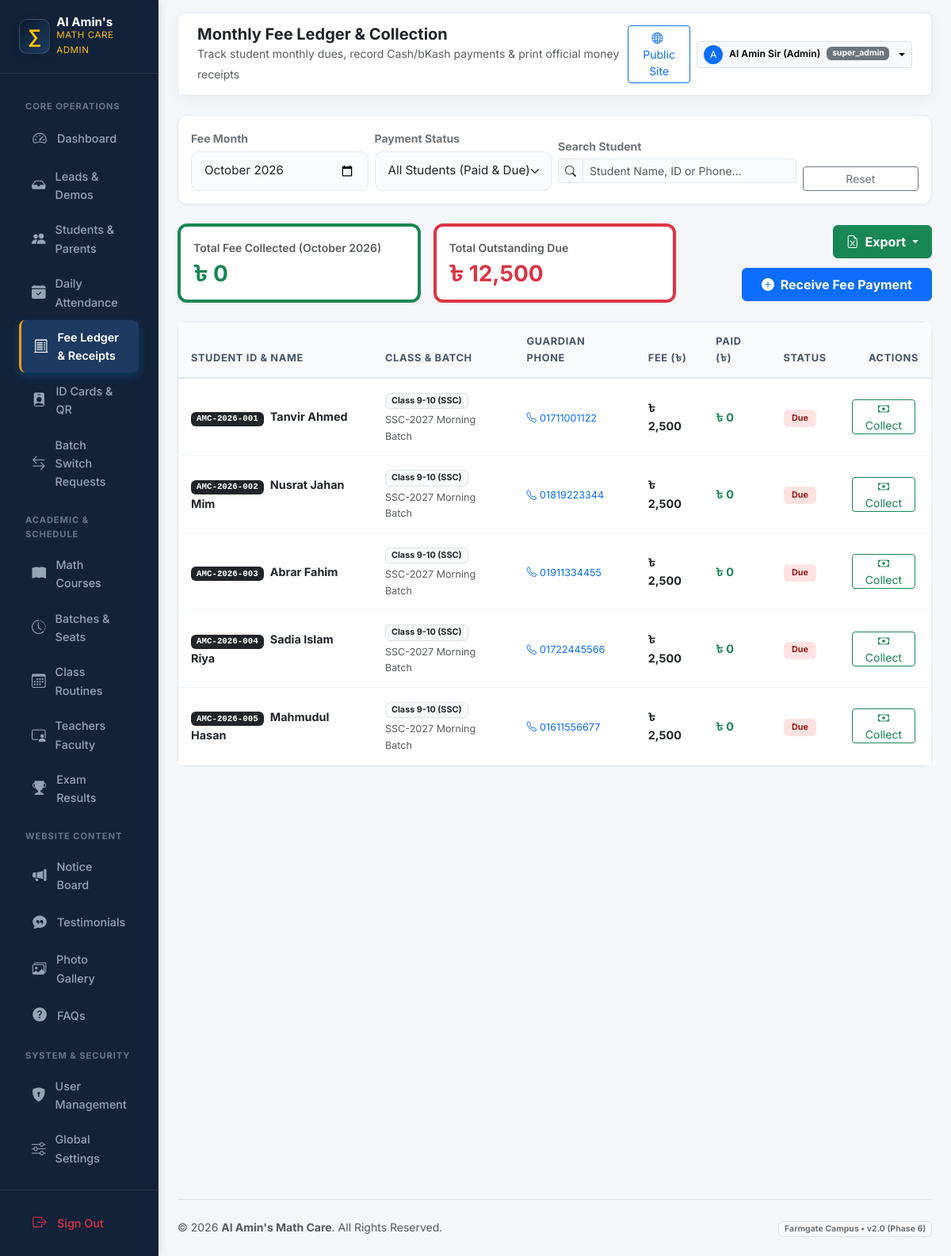
/admin/fee-ledger/index.php (signed in), run on the app's committed database.
### tables this page shows
CREATE TABLE IF NOT EXISTS `students` (
  `id` INT UNSIGNED AUTO_INCREMENT PRIMARY KEY,
  `user_id` INT UNSIGNED NULL UNIQUE,
  `student_id_code` VARCHAR(30) UNIQUE NOT NULL,
  `name` VARCHAR(100) NOT NULL,
  `guardian_name` VARCHAR(100) DEFAULT NULL,
  `guardian_phone` VARCHAR(20) NOT NULL,
  `class_level` VARCHAR(50) NOT NULL,
  `school_college` VARCHAR(150) DEFAULT NULL,
  `photo` VARCHAR(255) DEFAULT NULL,
  `qr_code_token` VARCHAR(64) UNIQUE DEFAULT NULL,
  `qr_code_path` VARCHAR(255) DEFAULT NULL,
  `status` ENUM('active', 'passed_out', 'dropped') DEFAULT 'active',
  `is_deleted` TINYINT(1) DEFAULT 0,
  `created_at` TIMESTAMP DEFAULT CURRENT_TIMESTAMP,
  FOREIGN KEY (`user_id`) REFERENCES `users`(`id`) ON DELETE SET NULL
);

CREATE TABLE IF NOT EXISTS `batches` (
  `id` INT UNSIGNED AUTO_INCREMENT PRIMARY KEY,
  `course_id` INT UNSIGNED NOT NULL,
  `branch_id` INT UNSIGNED NOT NULL,
  `teacher_id` INT UNSIGNED NOT NULL,
  `batch_name` VARCHAR(100) NOT NULL,
  `batch_name_bn` VARCHAR(100) DEFAULT NULL,
  `class_days` VARCHAR(100) NOT NULL,
  `start_time` TIME NOT NULL,
  `end_time` TIME NOT NULL,
  `start_date` DATE NOT NULL,
  `total_seats` SMALLINT UNSIGNED NOT NULL DEFAULT 30,
  `available_seats` SMALLINT UNSIGNED NOT NULL DEFAULT 30,
  `admission_status` ENUM('open', 'full', 'closed') DEFAULT 'open',
  `status` ENUM('upcoming', 'running', 'completed') DEFAULT 'upcoming',
  `is_deleted` TINYINT(1) DEFAULT 0,
  `created_at` TIMESTAMP DEFAULT CURRENT_TIMESTAMP,
  FOREIGN KEY (`course_id`) REFERENCES `courses`(`id`) ON DELETE CASCADE,
  FOREIGN KEY (`branch_id`) REFERENCES `branches`(`id`) ON DELETE CASCADE,
  FOREIGN KEY (`teacher_id`) REFERENCES `teachers`(`id`) ON DELETE RESTRICT
);

### includes/helpers.php (called while the page is built, shortened)
<?php
function e(?string $value): string
{
    return htmlspecialchars($value ?? '', ENT_QUOTES | ENT_SUBSTITUTE, 'UTF-8');
}
function clean_input(mixed $data): string
{
    return trim(strip_tags((string) $data));
}

### includes/i18n.php (called while the page is built, shortened)
<?php
function app_config(): array
{
    static $config = null;
    if ($config === null) {
        $config = require __DIR__ . '/../config/app.php';
    }
    return $config;
}
function current_locale(): string
{
    $config = app_config();
    $locale = $_GET['lang'] ?? $_COOKIE['site_lang'] ?? $_COOKIE['locale'] ?? $config['default_locale'];
    return $locale;
}
function init_i18n(): void
{
    $config = app_config();
}
function base_url(string $path = ''): string
{
    $base = rtrim(app_config()['base_url'] ?? '', '/');
    $path = ltrim($path, '/');
    return $base . ($path !== '' ? '/' . $path : '');
}

### admin/fee-ledger/index.php (the view, shortened to what this page needs)
<?php
$pdo = db();
$selectedMonth = clean_input($_GET['month'] ?? date('Y-m'));
$search = clean_input($_GET['q'] ?? '');
$sql = 'SELECT s.id as student_id, s.student_id_code, s.name as student_name, s.guardian_phone, s.class_level,
               b.batch_name,
               sf.id as fee_id, sf.fee_month, sf.fee_amount, sf.paid_amount, sf.due_amount, sf.status as fee_status, sf.last_paid_date,
               (SELECT receipt_no FROM fee_records fr WHERE fr.student_id = s.id ORDER BY fr.id DESC LIMIT 1) as latest_receipt_no
        FROM students s
        LEFT JOIN enrollments e ON s.id = e.student_id AND e.status = "active"
        LEFT JOIN batches b ON e.batch_id = b.id
        LEFT JOIN student_fees sf ON s.id = sf.student_id AND sf.fee_month = :m
        WHERE s.is_deleted = 0 AND s.status = "active"';
$params = [':m' => $selectedMonth];
$sql .= ' ORDER BY s.student_id_code ASC';
$stmt = $pdo->prepare($sql);
$stmt->execute($params);
$rows = $stmt->fetchAll();
$totalPaid = 0.0;
$totalDue = 0.0;
foreach ($rows as $r) {
    $totalPaid += (float)($r['paid_amount'] ?? 0);
    $totalDue += (float)($r['due_amount'] ?? ($r['fee_amount'] ?? 2500));
}
require_once __DIR__ . '/../includes/header.php';
?>
<div class="card card-custom p-3 mb-4">
    <form method="GET" action="" class="row g-2 align-items-center">
        <div class="col-md-3">
            <label class="form-label small fw-bold text-secondary mb-1">Fee Month</label>
            <input type="month" name="month" class="form-control form-control-sm" value="<?= e($selectedMonth) ?>" onchange="this.form.submit()">
        </div>
        <div class="col-md-3">
            <label class="form-label small fw-bold text-secondary mb-1">Payment Status</label>
            <select name="status" class="form-select form-select-sm" onchange="this.form.submit()">
                <option value="">All Students (Paid & Due)</option>
            </select>
        </div>
        <div class="col-md-4">
            <label class="form-label small fw-bold text-secondary mb-1">Search Student</label>
            <div class="input-group input-group-sm">
                <span class="input-group-text bg-light"><i class="bi bi-search"></i></span>
                <input type="text" name="q" class="form-control" value="<?= e($search) ?>" placeholder="Student Name, ID or Phone...">
            </div>
        </div>
        <div class="col-md-2 text-end align-self-end">
            <a href="<?= e(base_url('admin/fee-ledger/')) ?>" class="btn btn-sm btn-outline-secondary w-100">Reset</a>
        </div>
    </form>
</div>
<div class="row g-3 mb-4">
    <div class="col-sm-6 col-xl-4">
        <div class="card card-custom p-3 border-start border-success border-4">
            <small class="text-muted fw-semibold">Total Fee Collected (<?= date('F Y', strtotime($selectedMonth . '-01')) ?>)</small>
            <h3 class="fw-bold text-success mb-0 mt-1">৳ <?= number_format($totalPaid, 0) ?></h3>
        </div>
    </div>
    <div class="col-sm-6 col-xl-4">
        <div class="card card-custom p-3 border-start border-danger border-4">
            <small class="text-muted fw-semibold">Total Outstanding Due</small>
            <h3 class="fw-bold text-danger mb-0 mt-1">৳ <?= number_format($totalDue, 0) ?></h3>
        </div>
    </div>
    <div class="col-sm-12 col-xl-4 d-flex align-items-center justify-content-end gap-2 flex-wrap">
        <div class="dropdown">
            <button class="btn btn-success dropdown-toggle px-3 py-2 fw-bold" type="button" data-bs-toggle="dropdown">
                <i class="bi bi-file-earmark-excel me-1"></i> Export
            </button>
        </div>
        <a href="<?= e(base_url('admin/fee-ledger/collect.php?month=' . $selectedMonth)) ?>" class="btn btn-primary px-4 py-2 fw-bold">
            <i class="bi bi-plus-circle-fill me-1"></i> Receive Fee Payment
        </a>
    </div>
</div>
<div class="card card-custom">
    <div class="table-responsive">
        <table class="table table-custom mb-0">
            <thead>
                <tr>
                    <th>Student ID & Name</th>
                    <th>Class & Batch</th>
                    <th>Guardian Phone</th>
                    <th>Fee (৳)</th>
                    <th>Paid (৳)</th>
                    <th>Status</th>
                    <th class="text-end">Actions</th>
                </tr>
            </thead>
            <tbody>
                <?php if (empty($rows)): ?>
                    <tr>
                        <td colspan="7" class="text-center py-4 text-muted">No student fee records found for the selected criteria.</td>
                    </tr>
                <?php else: ?>
                    <?php foreach ($rows as $r):
                        $status = $r['fee_status'] ?? 'due';
                        $feeAmt = (float)($r['fee_amount'] ?? 2500);
                        $paidAmt = (float)($r['paid_amount'] ?? 0);
                        $dueAmt = max(0, $feeAmt - $paidAmt);
                    ?>
                        <tr>
                            <td>
                                <span class="badge bg-dark font-monospace me-1"><?= e($r['student_id_code']) ?></span>
                                <strong class="text-dark"><?= e($r['student_name']) ?></strong>
                            </td>
                            <td>
                                <span class="badge bg-light text-dark border"><?= e($r['class_level']) ?></span>
                                <div class="small text-muted mt-1"><?= e($r['batch_name'] ?: 'No Batch') ?></div>
                            </td>
                            <td>
                                <a href="tel:<?= e($r['guardian_phone']) ?>" class="small text-primary text-decoration-none">
                                    <i class="bi bi-telephone me-1"></i><?= e($r['guardian_phone']) ?>
                                </a>
                            </td>
                            <td class="fw-bold text-dark">৳ <?= number_format($feeAmt, 0) ?></td>
                            <td class="fw-bold text-success">৳ <?= number_format($paidAmt, 0) ?></td>
                            <td>
                                <?php if ($status === 'paid'): ?>
                                    <span class="badge badge-subtle-success"><i class="bi bi-check-circle-fill me-1"></i> Paid</span>
                                <?php elseif ($status === 'partial'): ?>
                                    <span class="badge badge-subtle-warning">Partial (Due: ৳ <?= number_format($dueAmt, 0) ?>)</span>
                                <?php else: ?>
                                    <span class="badge badge-subtle-danger">Due</span>
                                <?php endif; ?>
                            </td>
                            <td class="text-end">
                                <?php if ($status !== 'paid'): ?>
                                    <a href="<?= e(base_url('admin/fee-ledger/collect.php?student_id=' . $r['student_id'] . '&month=' . $selectedMonth)) ?>" class="btn btn-sm btn-outline-success py-0 px-2 me-1" title="Collect Payment">
                                        <i class="bi bi-cash"></i> Collect
                                    </a>
                                <?php endif; ?>
                            </td>
                        </tr>
                    <?php endforeach; ?>
                <?php endif; ?>
            </tbody>
        </table>
    </div>
</div>
<?php require_once __DIR__ . '/../includes/footer.php'; ?>

### assets/css/main.css (style rules this page uses)
:root { --primary: #0b192c; --primary-dark: #050c17; --primary-light: #1e3e62; --primary-surface: #f0f4f9; --accent-cyan: #008dda; --accent-cyan-light: #41b06e; --accent-cyan-glow: rgba(0, 141, 218, 0.25); --accent-gold: #f59e0b; --accent-amber: #e8913a; --accent-hover: #d97706; --success: #10b981; --success-bg: #ecfdf5; --success-border: #a7f3d0; --success-text: #065f46; --urgent: #ef4444; --urgent-bg: #fef2f2; --urgent-border: #fecaca; --urgent-text: #991b1b; --bg: #f8fafc; --surface: #ffffff; --surface-glass: rgba(255, 255, 255, 0.85); --surface-glass-dark: rgba(11, 25, 44, 0.78); --border: #e2e8f0; --border-glass: rgba(255, 255, 255, 0.25); --border-hover: rgba(0, 141, 218, 0.35); --text: #0f172a; --text-muted: #64748b; --text-soft: #94a3b8; --shadow-sm: 0 2px 4px rgba(11, 25, 44, 0.04); --shadow-md: 0 6px 16px -2px rgba(11, 25, 44, 0.07), 0 2px 6px -1px rgba(11, 25, 44, 0.04); --shadow-lg: 0 14px 28px -4px rgba(11, 25, 44, 0.09), 0 8px 12px -3px rgba(11, 25, 44, 0.05); --shadow-hover: 0 22px 38px -6px rgba(11, 25, 44, 0.14), 0 12px 18px -4px rgba(0, 141, 218, 0.08); --shadow-glow-cyan: 0 0 25px rgba(0, 141, 218, 0.35); --shadow-glow-whatsapp: 0 8px 28px rgba(16, 185, 129, 0.45); --radius-sm: 10px; --radius-md: 16px; --radius-lg: 24px; --radius-pill: 9999px; --font-en: 'Inter', system-ui, -apple-system, sans-serif; --font-bn: 'Noto Sans Bengali', 'Inter', system-ui, sans-serif; --font: var(--font-en); }
*, *::before, *::after { box-sizing: border-box; }
html { scroll-behavior: smooth; -webkit-text-size-adjust: 100%; }
body { font-family: var(--font); color: var(--text); background-color: var(--bg); line-height: 1.62; padding-bottom: 84px; margin: 0; overflow-x: hidden; -webkit-font-smoothing: antialiased; -moz-osx-font-smoothing: grayscale; }
@media (min-width: 992px) { body { padding-bottom: 0; } }
a { color: var(--accent-cyan); text-decoration: none; transition: color 0.2s ease; }
.form-control, .form-select { border-radius: var(--radius-sm); border: 1.5px solid var(--border); padding: 0.8rem 1rem; font-size: 0.95rem; transition: all 0.2s ease; background-color: #fafbfc; }

### assets/css/admin.css (style rules this page uses)
:root { --admin-sidebar-bg: #0b192c; --admin-sidebar-hover: #182e4b; --admin-sidebar-active: #008dda; --admin-bg: #f4f7fb; --admin-card-bg: #ffffff; --admin-border: #e2e8f0; --admin-text-main: #0f172a; --admin-text-muted: #64748b; --admin-accent-cyan: #008dda; --admin-accent-gold: #f59e0b; --admin-success: #10b981; --admin-urgent: #ef4444; --admin-radius: 14px; --admin-shadow: 0 4px 16px rgba(11, 25, 44, 0.05); }
body { background-color: var(--admin-bg); font-family: 'Inter', 'Noto Sans Bengali', sans-serif; color: var(--admin-text-main); overflow-x: hidden; }
.card-custom { border: 1px solid var(--admin-border); border-radius: var(--admin-radius); box-shadow: var(--admin-shadow); background: var(--admin-card-bg); transition: all 0.25s ease; }
.table-custom { margin-bottom: 0; }
.table-custom th { background: #f8fafc; color: #475569; font-size: 0.82rem; text-transform: uppercase; letter-spacing: 0.05em; font-weight: 800; padding: 0.95rem 1.1rem; border-bottom: 2px solid var(--admin-border); }
.table-custom td { padding: 0.95rem 1.1rem; vertical-align: middle; font-size: 0.92rem; border-bottom: 1px solid #f1f5f9; }
.badge-subtle-danger { background: #fee2e2; color: #991b1b; font-weight: 700; padding: 0.35rem 0.65rem; border-radius: 6px; }

### admin/includes/header.php (style rules this page uses)
:root { --sidebar-bg: #112239; --sidebar-active: #1e3a61; --sidebar-hover: #172d4c; --accent-gold: #f59e0b; }
body { background-color: #f4f6f9; font-family: 'Inter', 'Noto Sans Bengali', sans-serif; color: #334155; }
.card-custom { border: 1px solid #e2e8f0; border-radius: 12px; box-shadow: 0 1px 3px rgba(0,0,0,0.05); background: #ffffff; }
.table-custom th { background: #f8fafc; color: #475569; font-size: 0.8rem; text-transform: uppercase; letter-spacing: 0.05em; font-weight: 700; padding: 0.85rem 1rem; border-bottom: 2px solid #e2e8f0; }
.table-custom td { padding: 0.85rem 1rem; vertical-align: middle; font-size: 0.9rem; border-bottom: 1px solid #f1f5f9; }
.badge-subtle-danger { background: #fee2e2; color: #991b1b; }

### data on the page
students: student_id_code "AMC-2026-001", name "Tanvir Ahmed", class_level "Class 9-10 (SSC)", batches.batch_name "SSC-2027 Morning Batch", guardian_phone "01711001122", feeAmt "2,500", paidAmt "0"
students: student_id_code "AMC-2026-002", name "Nusrat Jahan Mim", class_level "Class 9-10 (SSC)", batches.batch_name "SSC-2027 Morning Batch", guardian_phone "01819223344", feeAmt "2,500", paidAmt "0"
students: student_id_code "AMC-2026-003", name "Abrar Fahim", class_level "Class 9-10 (SSC)", batches.batch_name "SSC-2027 Morning Batch", guardian_phone "01911334455", feeAmt "2,500", paidAmt "0"
students: student_id_code "AMC-2026-004", name "Sadia Islam Riya", class_level "Class 9-10 (SSC)", batches.batch_name "SSC-2027 Morning Batch", guardian_phone "01722445566", feeAmt "2,500", paidAmt "0"
students: student_id_code "AMC-2026-005", name "Mahmudul Hasan", class_level "Class 9-10 (SSC)", batches.batch_name "SSC-2027 Morning Batch", guardian_phone "01611556677", feeAmt "2,500", paidAmt "0"

### other printed values
$adminPageHeading "Monthly Fee Ledger & Collection"
$adminPageSubheading "Track student monthly dues, record Cash/bKash payments & print official money receipts"
substr($adminUser, 0, 1) "A"
$adminUser "Al Amin Sir (Admin)"
$adminRole "super_admin"
date('F Y', strtotime($selectedMonth . '-01')) "October 2026"
$totalPaid "0"
$totalDue "12,500"
